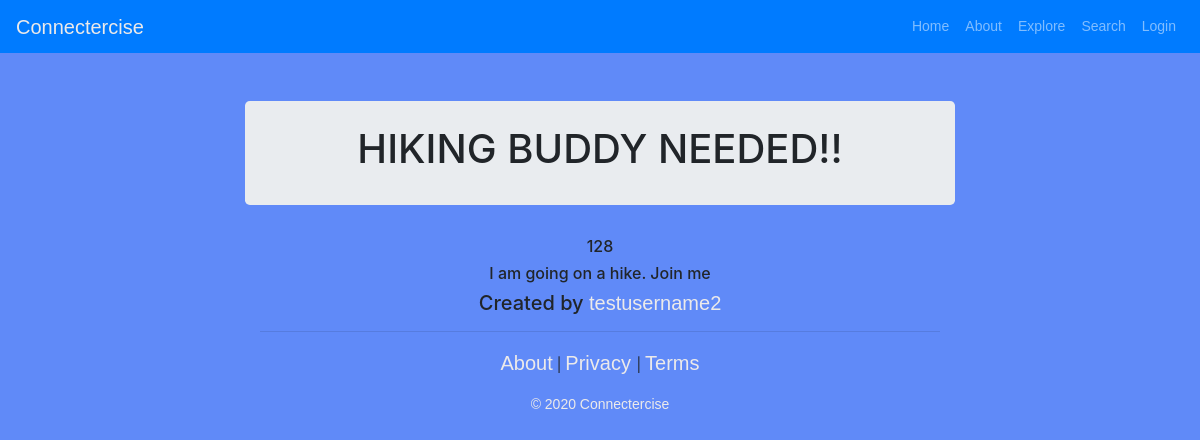
Before: /sport/hiking/181106028131624830512744742399961533805 with the older database file.
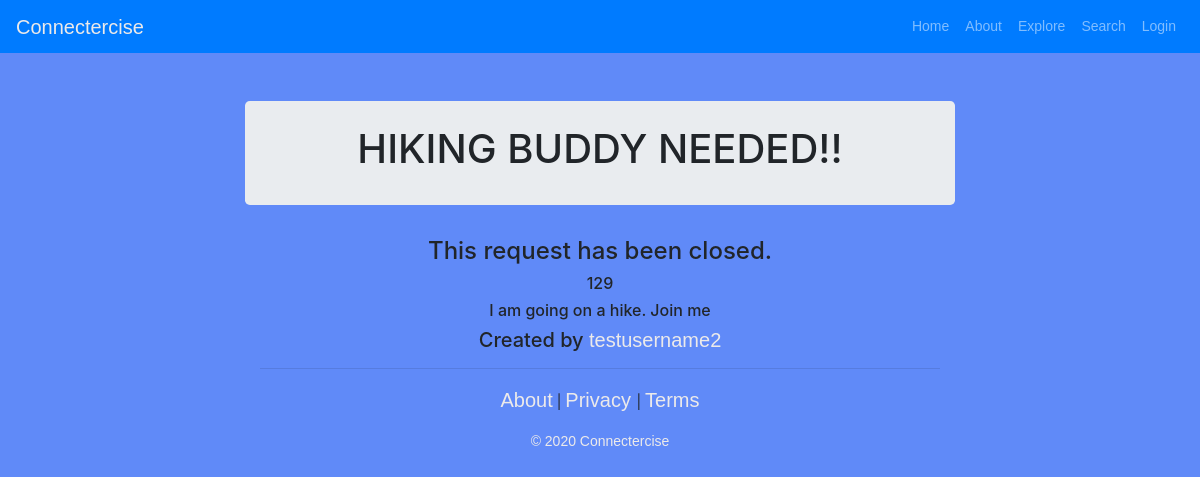
After: the same page with the newer database file.
### connectercise/models.py (models this page shows, shortened)
class SportRequest(models.Model):
    sport = models.ForeignKey(Sport, on_delete=models.CASCADE)
    title = models.CharField(max_length=128)
    views = models.IntegerField(default=0)
    slug = models.SlugField(unique=True)
    request_id = models.CharField(max_length=128,primary_key=True)
    suggested_date = models.DateField(null=True, blank=True, help_text='MM/DD/YY (optional HH:MM)')
    location = models.CharField(max_length=512)
    creator = models.ForeignKey(User, on_delete=models.CASCADE)
    desc = models.CharField(max_length=1024)
    completed = models.BooleanField(default=False)
    picture = models.ImageField(upload_to='requests', blank=True)

### connectercise/views.py (the view, shortened to what this page needs)
# urls.py: path('sport/<slug:sport_name_slug>/<slug:request_name_slug>', views.show_request, name='show_request'),
def show_request(request, sport_name_slug, request_name_slug):
    context_dict = {}
    try:
        s_request = SportRequest.objects.get(slug=request_name_slug)
        SportRequest.objects.filter(slug=request_name_slug).update(views=s_request.views+1)
        context_dict['request'] = s_request
        comments = s_request.comments.filter(active=True)
        new_comment = None
        context_dict['comments'] = comments
    except SportRequest.DoesNotExist:
        context_dict['request'] = None
    return render(request, 'connectercise/request.html', context=context_dict)

### templates/connectercise/request.html (shortened to what this page needs)
{% extends 'connectercise/base.html' %}
{% load static %}
{% block body_block %}
    <div class="jumbotron p-4">
        <div class="container text-center">
        {% if request %}
             <h1 class="jumbotron-heading">{{ request.title }}</h1>
        {% else %}
            The specified sporting request does not exist.
        {% endif %}
        </div>
    </div>
    <ul>
    {% if request %}
        {% if request.completed %}
        <h4>This request has been closed.</h4>
        {% endif %}
        <h6> {{ request.views }}</h6>
        <h6>{{ request.desc }}</h6>
        <h5>Created by <a class="footer" href = "{% url 'connectercise:show_user' request.creator.username %}">{{ request.creator.username }}</a></h5>
    </ul>
    {% else %}
        <strong>404</strong>
    {% endif %}
{% endblock %}

Changed rows visible on the page:
changed SportRequest "HIKING BUDDY NEEDED!!": completed False → True (drawn); views "128" → "129"
Other visible differences:
text now shown: "This request has been closed."
